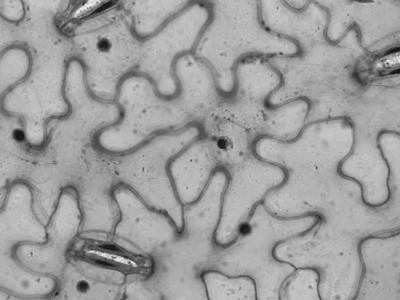
#> input picture task7-cells/data/train/image_train/109.jpg, 400 x 300 px, given as the content of the folder image_train_old, which was not available
$ python size_transform.py
#> lines starting #> are read from the running program, lines starting #| are printed output that depends on the picture
# -*- coding: utf-8 -*-
"""
Created on Wed Nov 20 19:11:59 2024

@author: NING MEI
"""

from PIL import Image
import os

# Define the source and destination directories
source_dir = "image_train_old"
dest_dir = "image_train"

# Create the destination directory if it doesn't exist
if not os.path.exists(dest_dir):
    os.makedirs(dest_dir)

# Function to resize and save images
def resize_images(directory, size=(80, 60)):
#> called with directory = 'image_train_old', size = (80, 60)
    for filename in os.listdir(directory):
        if filename.endswith(".jpg"):
            with Image.open(os.path.join(directory, filename)) as img:
                # Check if the image is 400x300
#> img is the input picture: PIL image 400x300 L; min 10, max 245, mean 157.5
                if img.size == (400, 300):
                    img_resized = img.resize(size)
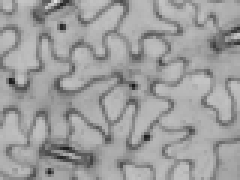
#> img_resized: PIL image 80x60 L (shown 3 times larger); min 25, max 225, mean 157.4
                    img_resized.save(os.path.join(dest_dir, filename))

# Resize and save the images
resize_images(source_dir)
len(os.listdir(dest_dir))  # Count the number of resized images to confirm

$ run again, on task7-cells/data/train/image_train/163.jpg
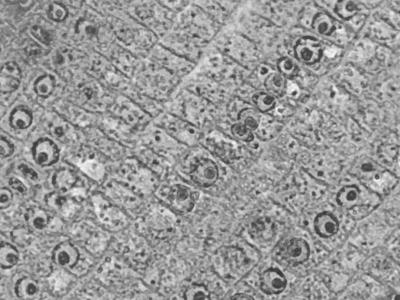
#> input picture task7-cells/data/train/image_train/163.jpg, 400 x 300 px, given as the content of the folder image_train_old, which was not available
#> in resize_images, img is the input picture: PIL image 400x300 L; min 44, max 255, mean 152.6
#> in resize_images, `img_resized = img.resize(size)`:
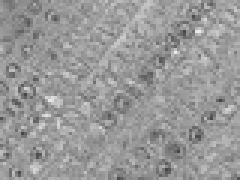
#> img_resized: PIL image 80x60 L (shown 3 times larger); min 69, max 236, mean 152.6
